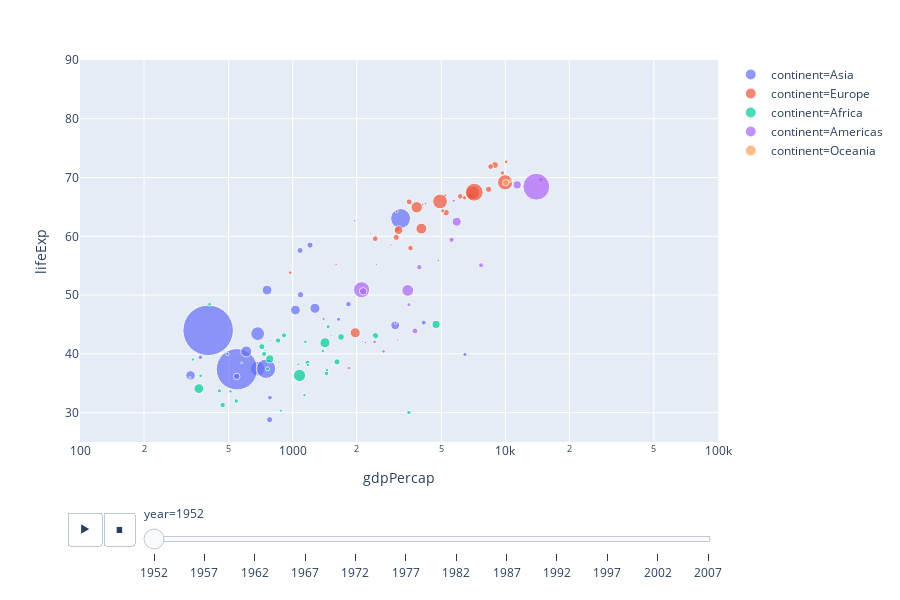

Notebook code cell kept with this figure:
### Markdown cell above
# Using Plotly

### Code cell
import plotly.express as px
import matplotlib.pyplot as plt
%matplotlib inline
df = px.data.gapminder()
fig = px.scatter(df, x="gdpPercap", y="lifeExp", animation_frame="year", animation_group="country",
           size="pop", color="continent", hover_name="country",
           log_x=True, size_max=55, range_x=[100,100000], range_y=[25,90])
fig.show()

### Figure 1 — Plotly figure (JSON) as saved in the notebook; plotly's stock layout.template omitted (floating-point values rounded to 4 significant figures)
{"data": [{"hoverlabel": {"namelength": 0}, "hovertemplate": "<b>%{hovertext}</b><br><br>continent=Asia<br>year=1952<br>gdpPercap=%{x}<br>lifeExp=%{y}<br>pop=%{marker.size}", "hovertext": ["Afghanistan", "Bahrain", "Bangladesh", "Cambodia", "China", "Hong Kong, China", "India", "Indonesia", "Iran", "Iraq", "Israel", "Japan", "Jordan", "Korea, Dem. Rep.", "Korea, Rep.", "Kuwait", "Lebanon", "Malaysia", "Mongolia", "Myanmar", "Nepal", "Oman", "Pakistan", "Philippines", "Saudi Arabia", "Singapore", "Sri Lanka", "Syria", "Taiwan", "Thailand", "Vietnam", "West Bank and Gaza", "Yemen, Rep."], "ids": ["Afghanistan", "Bahrain", "Bangladesh", "Cambodia", "China", "Hong Kong, China", "India", "Indonesia", "Iran", "Iraq", "Israel", "Japan", "Jordan", "Korea, Dem. Rep.", "Korea, Rep.", "Kuwait", "Lebanon", "Malaysia", "Mongolia", "Myanmar", "Nepal", "Oman", "Pakistan", "Philippines", "Saudi Arabia", "Singapore", "Sri Lanka", "Syria", "Taiwan", "Thailand", "Vietnam", "West Bank and Gaza", "Yemen, Rep."], "legendgroup": "continent=Asia", "marker": {"color": "#636efa", "size": [8425333, 120447, 46886859, 4693836, 556263527, 2125900, 372000000, 82052000, 17272000, 5441766, 1620914, 86459025, 607914, 8865488, 20947571, 160000, 1439529, 6748378, 800663, 20092996, 9182536, 507833, 41346560, 22438691, 4005677, 1127000, 7982342, 3661549, 8550362, 21289402, 26246839, 1030585, 4963829], "sizemode": "area", "sizeref": 435900.0, "symbol": "circle"}, "mode": "markers", "name": "continent=Asia", "showlegend": true, "type": "scatter", "x": [779.4, 9867.0, 684.2, 368.5, 400.4, 3054.0, 546.6, 749.7, 3035.0, 4130.0, 4087.0, 3217.0, 1547.0, 1088.0, 1031.0, 108400.0, 4835.0, 1831.0, 786.6, 331, 545.9, 1828.0, 684.6, 1273.0, 6460.0, 2315.0, 1084.0, 1643.0, 1207.0, 757.8, 605.1, 1516.0, 781.7], "xaxis": "x", "y": [28.8, 50.94, 37.48, 39.42, 44, 60.96, 37.37, 37.47, 44.87, 45.32, 65.39, 63.03, 43.16, 50.06, 47.45, 55.56, 55.93, 48.46, 42.24, 36.32, 36.16, 37.58, 43.44, 47.75, 39.88, 60.4, 57.59, 45.88, 58.5, 50.85, 40.41, 43.16, 32.55], "yaxis": "y"}, {"hoverlabel": {"namelength": 0}, "hovertemplate": "<b>%{hovertext}</b><br><br>continent=Europe<br>year=1952<br>gdpPercap=%{x}<br>lifeExp=%{y}<br>pop=%{marker.size}", "hovertext": ["Albania", "Austria", "Belgium", "Bosnia and Herzegovina", "Bulgaria", "Croatia", "Czech Republic", "Denmark", "Finland", "France", "Germany", "Greece", "Hungary", "Iceland", "Ireland", "Italy", "Montenegro", "Netherlands", "Norway", "Poland", "Portugal", "Romania", "Serbia", "Slovak Republic", "Slovenia", "Spain", "Sweden", "Switzerland", "Turkey", "United Kingdom"], "ids": ["Albania", "Austria", "Belgium", "Bosnia and Herzegovina", "Bulgaria", "Croatia", "Czech Republic", "Denmark", "Finland", "France", "Germany", "Greece", "Hungary", "Iceland", "Ireland", "Italy", "Montenegro", "Netherlands", "Norway", "Poland", "Portugal", "Romania", "Serbia", "Slovak Republic", "Slovenia", "Spain", "Sweden", "Switzerland", "Turkey", "United Kingdom"], "legendgroup": "continent=Europe", "marker": {"color": "#EF553B", "size": [1282697, 6927772, 8730405, 2791000, 7274900, 3882229, 9125183, 4334000, 4090500, 42459667, 69145952, 7733250, 9504000, 147962, 2952156, 47666000, 413834, 10381988, 3327728, 25730551, 8526050, 16630000, 6860147, 3558137, 1489518, 28549870, 7124673, 4815000, 22235677, 50430000], "sizemode": "area", "sizeref": 435900.0, "symbol": "circle"}, "mode": "markers", "name": "continent=Europe", "showlegend": true, "type": "scatter", "x": [1601.0, 6137.0, 8343.0, 973.5, 2444.0, 3119.0, 6876.0, 9692.0, 6425.0, 7030.0, 7144.0, 3531.0, 5264.0, 7268.0, 5210.0, 4931.0, 2648.0, 8942.0, 10100.0, 4029.0, 3068.0, 3145.0, 3581.0, 5075.0, 4215.0, 3834.0, 8528.0, 14730.0, 1969.0, 9980.0], "xaxis": "x", "y": [55.23, 66.8, 68, 53.82, 59.6, 61.21, 66.87, 70.78, 66.55, 67.41, 67.5, 65.86, 64.03, 72.49, 66.91, 65.94, 59.16, 72.13, 72.67, 61.31, 59.82, 61.05, 58.0, 64.36, 65.57, 64.94, 71.86, 69.62, 43.59, 69.18], "yaxis": "y"}, {"hoverlabel": {"namelength": 0}, "hovertemplate": "<b>%{hovertext}</b><br><br>continent=Africa<br>year=1952<br>gdpPercap=%{x}<br>lifeExp=%{y}<br>pop=%{marker.size}", "hovertext": ["Algeria", "Angola", "Benin", "Botswana", "Burkina Faso", "Burundi", "Cameroon", "Central African Republic", "Chad", "Comoros", "Congo, Dem. Rep.", "Congo, Rep.", "Cote d'Ivoire", "Djibouti", "Egypt", "Equatorial Guinea", "Eritrea", "Ethiopia", "Gabon", "Gambia", "Ghana", "Guinea", "Guinea-Bissau", "Kenya", "Lesotho", "Liberia", "Libya", "Madagascar", "Malawi", "Mali", "Mauritania", "Mauritius", "Morocco", "Mozambique", "Namibia", "Niger", "Nigeria", "Reunion", "Rwanda", "Sao Tome and Principe", "Senegal", "Sierra Leone", "Somalia", "South Africa", "Sudan", "Swaziland", "Tanzania", "Togo", "Tunisia", "Uganda", "Zambia", "Zimbabwe"], "ids": ["Algeria", "Angola", "Benin", "Botswana", "Burkina Faso", "Burundi", "Cameroon", "Central African Republic", "Chad", "Comoros", "Congo, Dem. Rep.", "Congo, Rep.", "Cote d'Ivoire", "Djibouti", "Egypt", "Equatorial Guinea", "Eritrea", "Ethiopia", "Gabon", "Gambia", "Ghana", "Guinea", "Guinea-Bissau", "Kenya", "Lesotho", "Liberia", "Libya", "Madagascar", "Malawi", "Mali", "Mauritania", "Mauritius", "Morocco", "Mozambique", "Namibia", "Niger", "Nigeria", "Reunion", "Rwanda", "Sao Tome and Principe", "Senegal", "Sierra Leone", "Somalia", "South Africa", "Sudan", "Swaziland", "Tanzania", "Togo", "Tunisia", "Uganda", "Zambia", "Zimbabwe"], "legendgroup": "continent=Africa", "marker": {"color": "#00cc96", "size": [9279525, 4232095, 1738315, 442308, 4469979, 2445618, 5009067, 1291695, 2682462, 153936, 14100005, 854885, 2977019, 63149, 22223309, 216964, 1438760, 20860941, 420702, 284320, 5581001, 2664249, 580653, 6464046, 748747, 863308, 1019729, 4762912, 2917802, 3838168, 1022556, 516556, 9939217, 6446316, 485831, 3379468, 33119096, 257700, 2534927, 60011, 2755589, 2143249, 2526994, 14264935, 8504667, 290243, 8322925, 1219113, 3647735, 5824797, 2672000, 3080907], "sizemode": "area", "sizeref": 435900.0, "symbol": "circle"}, "mode": "markers", "name": "continent=Africa", "showlegend": true, "type": "scatter", "x": [2449.0, 3521.0, 1063.0, 851.2, 543.3, 339.3, 1173.0, 1071.0, 1179.0, 1103.0, 780.5, 2126.0, 1389.0, 2670.0, 1419.0, 375.6, 328.9, 362.1, 4293.0, 485.2, 911.3, 510.2, 299.9, 853.5, 298.8, 575.6, 2388.0, 1443.0, 369.2, 452.3, 743.1, 1968.0, 1688.0, 468.5, 2424.0, 761.9, 1077.0, 2719.0, 493.3, 879.6, 1450.0, 879.8, 1136.0, 4725.0, 1616.0, 1148.0, 716.7, 859.8, 1468.0, 734.8, 1147.0, 406.9], "xaxis": "x", "y": [43.08, 30.02, 38.22, 47.62, 31.98, 39.03, 38.52, 35.46, 38.09, 40.72, 39.14, 42.11, 40.48, 34.81, 41.89, 34.48, 35.93, 34.08, 37.0, 30, 43.15, 33.61, 32.5, 42.27, 42.14, 38.48, 42.72, 36.68, 36.26, 33.69, 40.54, 50.99, 42.87, 31.29, 41.73, 37.44, 36.32, 52.72, 40, 46.47, 37.28, 30.33, 32.98, 45.01, 38.63, 41.41, 41.22, 38.6, 44.6, 39.98, 42.04, 48.45], "yaxis": "y"}, {"hoverlabel": {"namelength": 0}, "hovertemplate": "<b>%{hovertext}</b><br><br>continent=Americas<br>year=1952<br>gdpPercap=%{x}<br>lifeExp=%{y}<br>pop=%{marker.size}", "hovertext": ["Argentina", "Bolivia", "Brazil", "Canada", "Chile", "Colombia", "Costa Rica", "Cuba", "Dominican Republic", "Ecuador", "El Salvador", "Guatemala", "Haiti", "Honduras", "Jamaica", "Mexico", "Nicaragua", "Panama", "Paraguay", "Peru", "Puerto Rico", "Trinidad and Tobago", "United States", "Uruguay", "Venezuela"], "ids": ["Argentina", "Bolivia", "Brazil", "Canada", "Chile", "Colombia", "Costa Rica", "Cuba", "Dominican Republic", "Ecuador", "El Salvador", "Guatemala", "Haiti", "Honduras", "Jamaica", "Mexico", "Nicaragua", "Panama", "Paraguay", "Peru", "Puerto Rico", "Trinidad and Tobago", "United States", "Uruguay", "Venezuela"], "legendgroup": "continent=Americas", "marker": {"color": "#ab63fa", "size": [17876956, 2883315, 56602560, 14785584, 6377619, 12350771, 926317, 6007797, 2491346, 3548753, 2042865, 3146381, 3201488, 1517453, 1426095, 30144317, 1165790, 940080, 1555876, 8025700, 2227000, 662850, 157553000, 2252965, 5439568], "sizemode": "area", "sizeref": 435900.0, "symbol": "circle"}, "mode": "markers", "name": "continent=Americas", "showlegend": true, "type": "scatter", "x": [5911.0, 2677.0, 2109.0, 11370.0, 3940.0, 2144.0, 2627.0, 5587.0, 1398.0, 3522.0, 3048.0, 2428.0, 1840.0, 2195.0, 2899.0, 3478.0, 3112.0, 2480.0, 1952.0, 3759.0, 3082.0, 3023.0, 13990.0, 5717.0, 7690.0], "xaxis": "x", "y": [62.48, 40.41, 50.92, 68.75, 54.74, 50.64, 57.21, 59.42, 45.93, 48.36, 45.26, 42.02, 37.58, 41.91, 58.53, 50.79, 42.31, 55.19, 62.65, 43.9, 64.28, 59.1, 68.44, 66.07, 55.09], "yaxis": "y"}, {"hoverlabel": {"namelength": 0}, "hovertemplate": "<b>%{hovertext}</b><br><br>continent=Oceania<br>year=1952<br>gdpPercap=%{x}<br>lifeExp=%{y}<br>pop=%{marker.size}", "hovertext": ["Australia", "New Zealand"], "ids": ["Australia", "New Zealand"], "legendgroup": "continent=Oceania", "marker": {"color": "#FFA15A", "size": [8691212, 1994794], "sizemode": "area", "sizeref": 435900.0, "symbol": "circle"}, "mode": "markers", "name": "continent=Oceania", "showlegend": true, "type": "scatter", "x": [10040.0, 10560.0], "xaxis": "x", "y": [69.12, 69.39], "yaxis": "y"}], "layout": {"height": 600, "legend": {"itemsizing": "constant", "tracegroupgap": 0}, "margin": {"t": 60}, "sliders": [{"active": 0, "currentvalue": {"prefix": "year="}, "len": 0.9, "pad": {"b": 10, "t": 60}, "steps": [{"args": [["1952"], {"frame": {"duration": 0, "redraw": false}, "fromcurrent": true, "mode": "immediate", "transition": {"duration": 0, "easing": "linear"}}], "label": "1952", "method": "animate"}, {"args": [["1957"], {"frame": {"duration": 0, "redraw": false}, "fromcurrent": true, "mode": "immediate", "transition": {"duration": 0, "easing": "linear"}}], "label": "1957", "method": "animate"}, {"args": [["1962"], {"frame": {"duration": 0, "redraw": false}, "fromcurrent": true, "mode": "immediate", "transition": {"duration": 0, "easing": "linear"}}], "label": "1962", "method": "animate"}, {"args": [["1967"], {"frame": {"duration": 0, "redraw": false}, "fromcurrent": true, "mode": "immediate", "transition": {"duration": 0, "easing": "linear"}}], "label": "1967", "method": "animate"}, {"args": [["1972"], {"frame": {"duration": 0, "redraw": false}, "fromcurrent": true, "mode": "immediate", "transition": {"duration": 0, "easing": "linear"}}], "label": "1972", "method": "animate"}, {"args": [["1977"], {"frame": {"duration": 0, "redraw": false}, "fromcurrent": true, "mode": "immediate", "transition": {"duration": 0, "easing": "linear"}}], "label": "1977", "method": "animate"}, {"args": [["1982"], {"frame": {"duration": 0, "redraw": false}, "fromcurrent": true, "mode": "immediate", "transition": {"duration": 0, "easing": "linear"}}], "label": "1982", "method": "animate"}, {"args": [["1987"], {"frame": {"duration": 0, "redraw": false}, "fromcurrent": true, "mode": "immediate", "transition": {"duration": 0, "easing": "linear"}}], "label": "1987", "method": "animate"}, {"args": [["1992"], {"frame": {"duration": 0, "redraw": false}, "fromcurrent": true, "mode": "immediate", "transition": {"duration": 0, "easing": "linear"}}], "label": "1992", "method": "animate"}, {"args": [["1997"], {"frame": {"duration": 0, "redraw": false}, "fromcurrent": true, "mode": "immediate", "transition": {"duration": 0, "easing": "linear"}}], "label": "1997", "method": "animate"}, {"args": [["2002"], {"frame": {"duration": 0, "redraw": false}, "fromcurrent": true, "mode": "immediate", "transition": {"duration": 0, "easing": "linear"}}], "label": "2002", "method": "animate"}, {"args": [["2007"], {"frame": {"duration": 0, "redraw": false}, "fromcurrent": true, "mode": "immediate", "transition": {"duration": 0, "easing": "linear"}}], "label": "2007", "method": "animate"}], "x": 0.1, "xanchor": "left", "y": 0, "yanchor": "top"}], "updatemenus": [{"buttons": [{"args": [null, {"frame": {"duration": 500, "redraw": false}, "fromcurrent": true, "mode": "immediate", "transition": {"duration": 500, "easing": "linear"}}], "label": "&#9654;", "method": "animate"}, {"args": [[null], {"frame": {"duration": 0, "redraw": false}, "fromcurrent": true, "mode": "immediate", "transition": {"duration": 0, "easing": "linear"}}], "label": "&#9724;", "method": "animate"}], "direction": "left", "pad": {"r": 10, "t": 70}, "showactive": false, "type": "buttons", "x": 0.1, "xanchor": "right", "y": 0, "yanchor": "top"}], "xaxis": {"anchor": "y", "domain": [0, 1], "range": [2, 5], "title": {"text": "gdpPercap"}, "type": "log"}, "yaxis": {"anchor": "x", "domain": [0, 1], "range": [25, 90], "title": {"text": "lifeExp"}}}}
